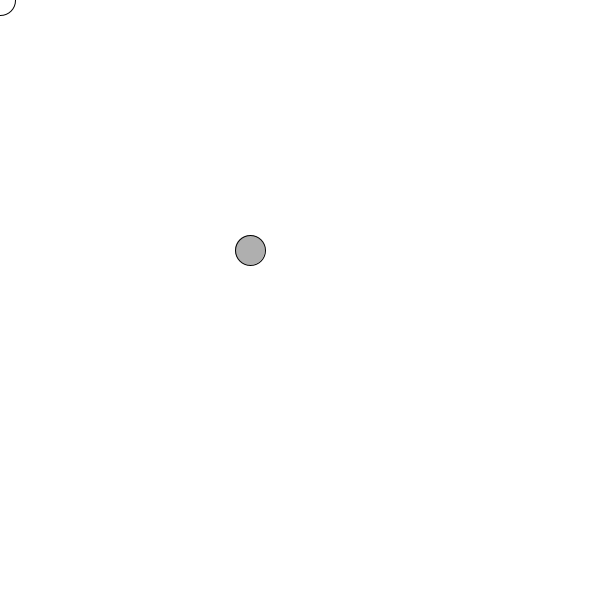
Frame 1 (no input)
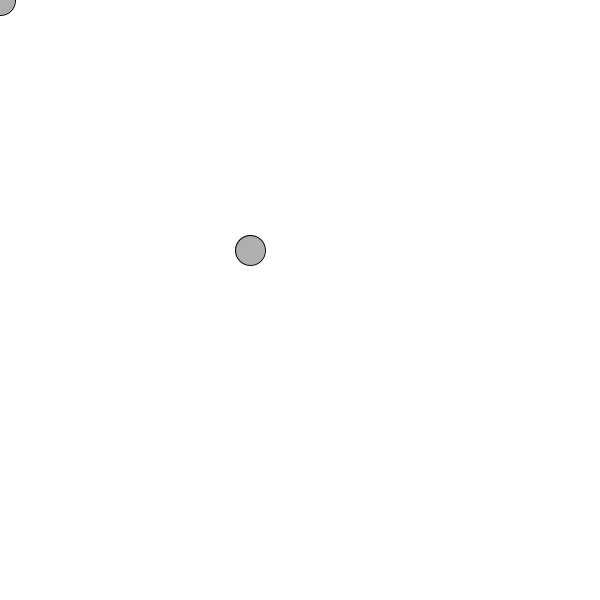
Frame 60 (the mouse pressed at the canvas centre just before this capture)
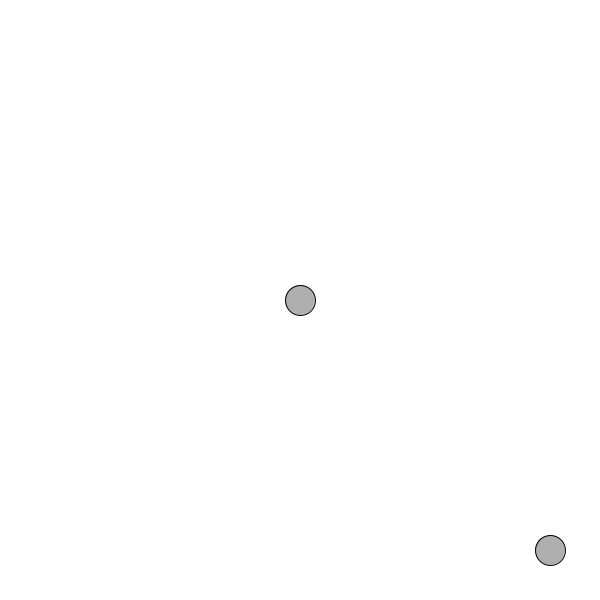
Frame 120 (the mouse held since frame 60 and released just before this capture)

The Processing sketch that drew these frames (run headless with seeded random() and noise(); from frame 60 on, the mouse is pressed at the canvas centre):

// Processing sketch: question2
// ── question2.pde
Object myObject; 

void setup(){
  size(600, 600); 
  
  myObject = new Object(); 
}

void draw(){
  background(255); 
  myObject.move(); 
  myObject.checkBoundaries(); 
  myObject.display(); 
}


class Object{
  PVector pos, vel, accel; 
  
  Object(){
    pos = new PVector(width/2, height/2); 
    vel = new PVector(0, 0); 
    
  }
  
  void move(){
    PVector mouse = new PVector(mouseX,mouseY);
    accel = PVector.sub(mouse,pos);
    
    //normalize your accel vector here
    mouse.normalize();
    vel.limit(4); 
    
    //basic movement vector addition here...
    translate(mouseX - 50, mouseY - 50); //allows the ellipse to follow mouse
    
  }
  
  void display() {
    stroke(0);
    fill(175);
    ellipse(pos.x,pos.y,30,30);
  }
  
  void checkBoundaries(){
    //add logic here so when the ellipse gets to the edge of the 
    //it is positioned on the opposite side
    ellipseMode(CENTER);  // Set ellipseMode to CENTER
    ellipse(50, 50, 30, 30);  // Draw gray ellipse using CENTER mode
  }
}
